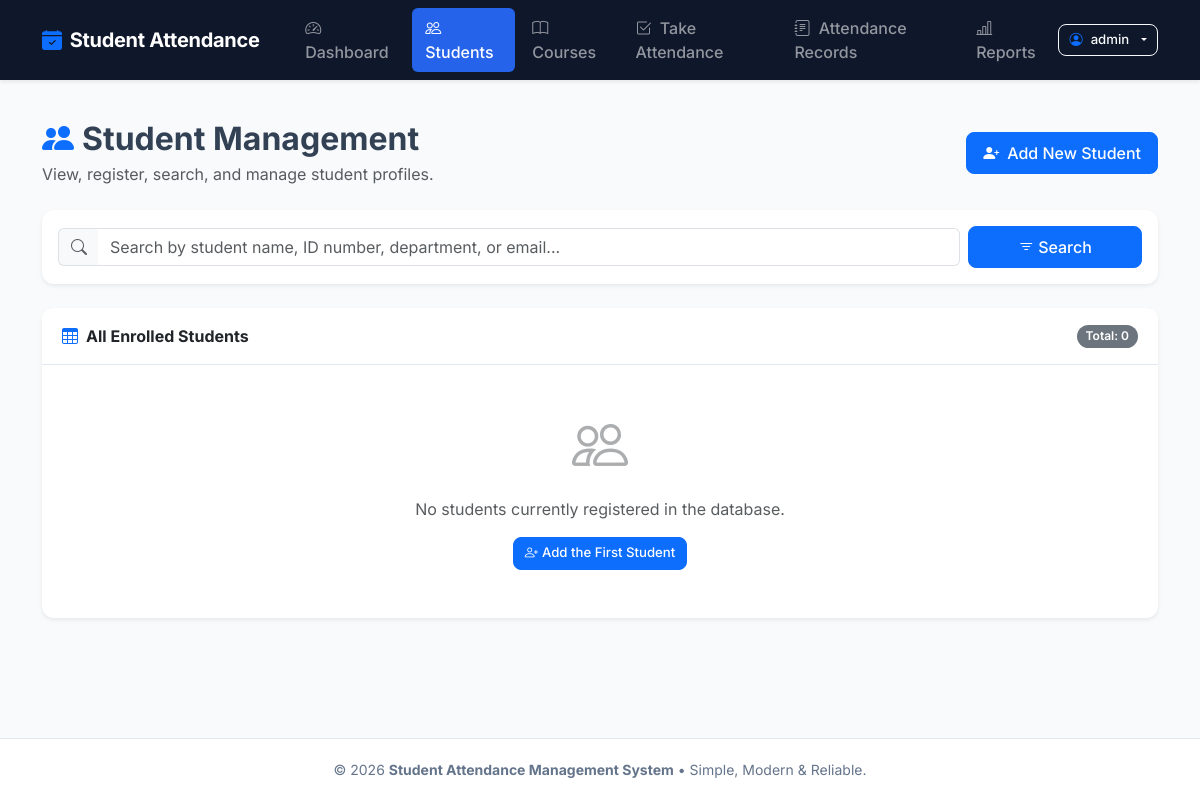
Page /students/ (signed in) on the earlier database version.
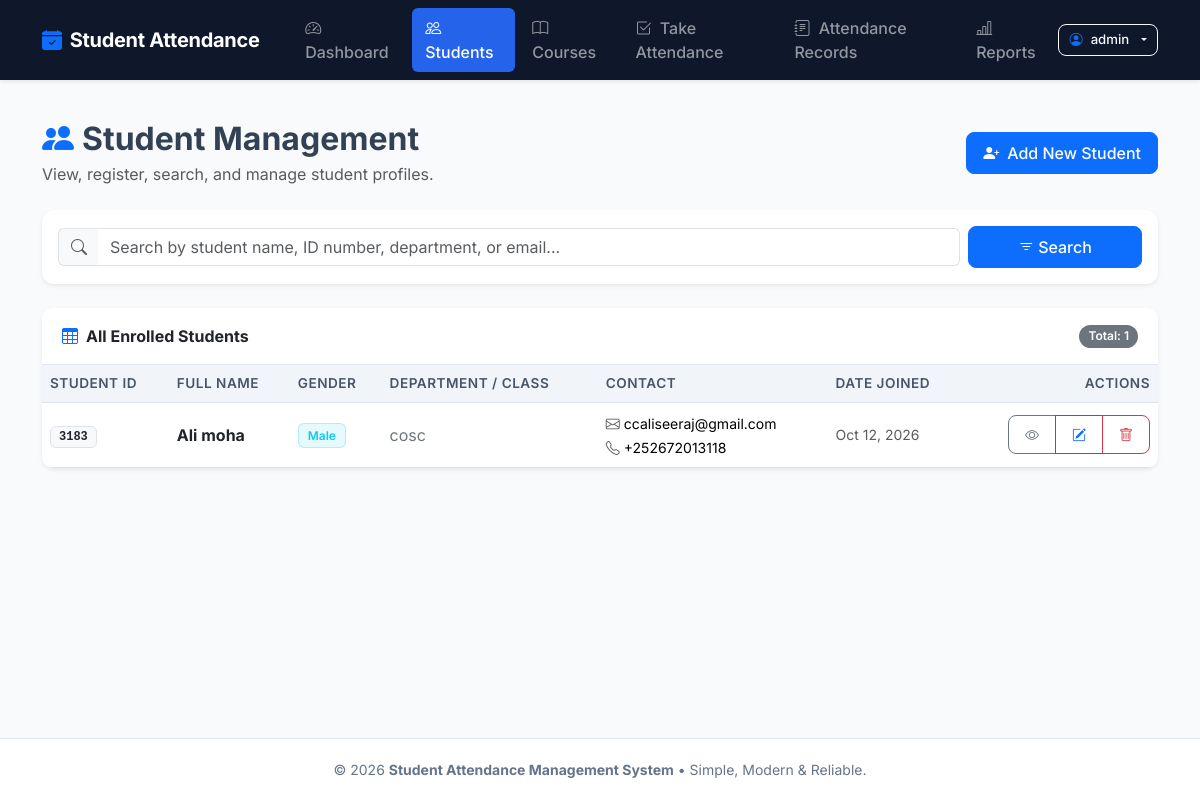
Same page on the later database version.
### attendance/models.py (models this page shows, shortened)
class Student(models.Model):
    GENDER_CHOICES = [
        ('Male', 'Male'),
        ('Female', 'Female'),
        ('Other', 'Other'),
    ]
    student_id = models.CharField(
        max_length=50,
        unique=True,
        verbose_name="Student ID",
        help_text="Unique student registration number or ID"
    )
    full_name = models.CharField(
        max_length=120,
        verbose_name="Full Name"
    )
    gender = models.CharField(
        max_length=10,
        choices=GENDER_CHOICES,
        default='Male',
        verbose_name="Gender"
    )
    email = models.EmailField(
        blank=True,
        null=True,
        verbose_name="Email Address"
    )
    phone = models.CharField(
        max_length=20,
        blank=True,
        verbose_name="Phone Number"
    )
    department = models.CharField(
        max_length=100,
        verbose_name="Department / Class",
        help_text="e.g., Computer Science, Grade 10-A"
    )
    date_joined = models.DateField(
        default=timezone.now,
        verbose_name="Date Joined"
    )
    class Meta:
        ordering = ['student_id']
        verbose_name = "Student"
        verbose_name_plural = "Students"

### attendance/views.py (the view, shortened to what this page needs)
# urls.py: path('students/', views.student_list, name='student_list'),
@login_required(login_url='login')
def student_list(request):
    query = request.GET.get('q', '').strip()
    students = Student.objects.all()
    context = {
        'students': students,
        'query': query,
        'total_count': students.count()
    }
    return render(request, 'attendance/student_list.html', context)

### attendance/templates/attendance/student_list.html (shortened to what the changed rows need)
{% extends 'attendance/base.html' %}
{% block content %}
<div class="row align-items-center mb-4">
    <div class="col-md-6">
        <h2 class="fw-bold mb-1">
            <i class="bi bi-people-fill text-primary me-2"></i>Student Management
        </h2>
    </div>
</div>
<div class="card border-0 shadow-sm">
    <div class="card-header bg-white d-flex justify-content-between align-items-center">
        <span class="fw-bold text-dark">
            <i class="bi bi-table me-2 text-primary"></i>All Enrolled Students
        </span>
        <span class="badge bg-secondary rounded-pill">Total: {{ total_count }}</span>
    </div>
    <div class="card-body p-0">
        {% if students %}
        <div class="table-responsive">
            <table class="table table-hover table-custom align-middle mb-0">
                <thead>
                    <tr>
                        <th>Student ID</th>
                        <th>Full Name</th>
                        <th>Gender</th>
                        <th>Department / Class</th>
                        <th>Contact</th>
                        <th>Date Joined</th>
                        <th class="text-end">Actions</th>
                    </tr>
                </thead>
                <tbody>
                    {% for student in students %}
                    <tr>
                        <td>
                            <span class="badge bg-light text-dark border font-monospace px-2 py-1">
                                {{ student.student_id }}
                            </span>
                        </td>
                        <td class="fw-semibold text-dark">
                            <a href="{% url 'student_detail' student.pk %}" class="text-decoration-none text-dark fw-bold">
                                {{ student.full_name }}
                            </a>
                        </td>
                        <td>
                            {% if student.gender == 'Male' %}
                                <span class="badge bg-info bg-opacity-10 text-info border border-info border-opacity-25">Male</span>
                            {% elif student.gender == 'Female' %}
                                <span class="badge bg-danger bg-opacity-10 text-danger border border-danger border-opacity-25">Female</span>
                            {% else %}
                                <span class="badge bg-secondary bg-opacity-10 text-secondary border border-secondary border-opacity-25">{{ student.gender }}</span>
                            {% endif %}
                        </td>
                        <td>
                            <span class="text-secondary">{{ student.department }}</span>
                        </td>
                        <td>
                            {% if student.email %}
                                <div><small><i class="bi bi-envelope me-1 text-muted"></i>{{ student.email }}</small></div>
                            {% endif %}
                            {% if student.phone %}
                                <div><small><i class="bi bi-telephone me-1 text-muted"></i>{{ student.phone }}</small></div>
                            {% endif %}
                        </td>
                        <td class="text-muted small">
                            {{ student.date_joined|date:"M d, Y" }}
                        </td>
                        <td class="text-end">
                            <div class="btn-group btn-group-sm" role="group">
                                <a href="{% url 'student_detail' student.pk %}" class="btn btn-outline-secondary" title="View Student Profile">
                                    <i class="bi bi-eye"></i>
                                </a>
                                <a href="{% url 'student_edit' student.pk %}" class="btn btn-outline-primary" title="Edit Student">
                                    <i class="bi bi-pencil-square"></i>
                                </a>
                                <a href="{% url 'student_delete' student.pk %}" class="btn btn-outline-danger" title="Delete Student">
                                    <i class="bi bi-trash"></i>
                                </a>
                            </div>
                        </td>
                    </tr>
                    {% endfor %}
                </tbody>
            </table>
        </div>
        {% else %}
        <div class="text-center py-5">
            <i class="bi bi-people display-4 text-muted opacity-50"></i>
            {% if query %}
                <p class="mt-3 text-muted">No students found matching "<strong>{{ query }}</strong>".</p>
                <a href="{% url 'student_list' %}" class="btn btn-outline-secondary btn-sm">Clear Filter</a>
            {% else %}
                <p class="mt-3 text-muted">No students currently registered in the database.</p>
                <a href="{% url 'student_create' %}" class="btn btn-primary btn-sm">
                    <i class="bi bi-person-plus me-1"></i>Add the First Student
                </a>
            {% endif %}
        </div>
        {% endif %}
    </div>
</div>
{% endblock %}

Differences in the rows shown:
added Student: student_id "3183", full_name "Ali moha", gender "Male", department "cosc", email "ccaliseeraj@gmail.com", phone "+252672013118", date_joined "Oct 12, 2026"
Other differences:
{{ total_count }}: "0" → "1"
text no longer shown: "No students currently registered in the database. Add the First Student"
text now shown: "STUDENT ID FULL NAME GENDER DEPARTMENT / CLASS CONTACT DATE JOINED ACTIONS"
